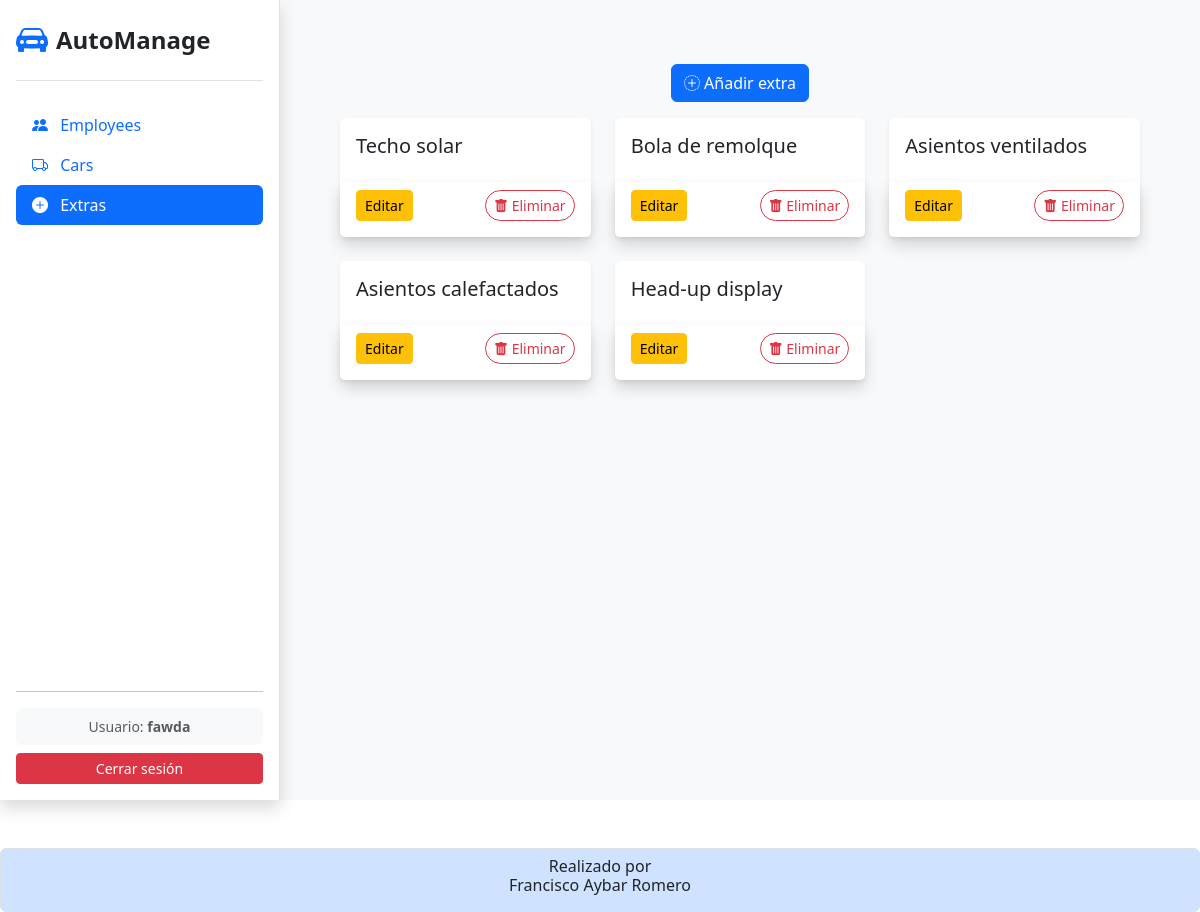
The app's page /extras/ (signed in), older data.
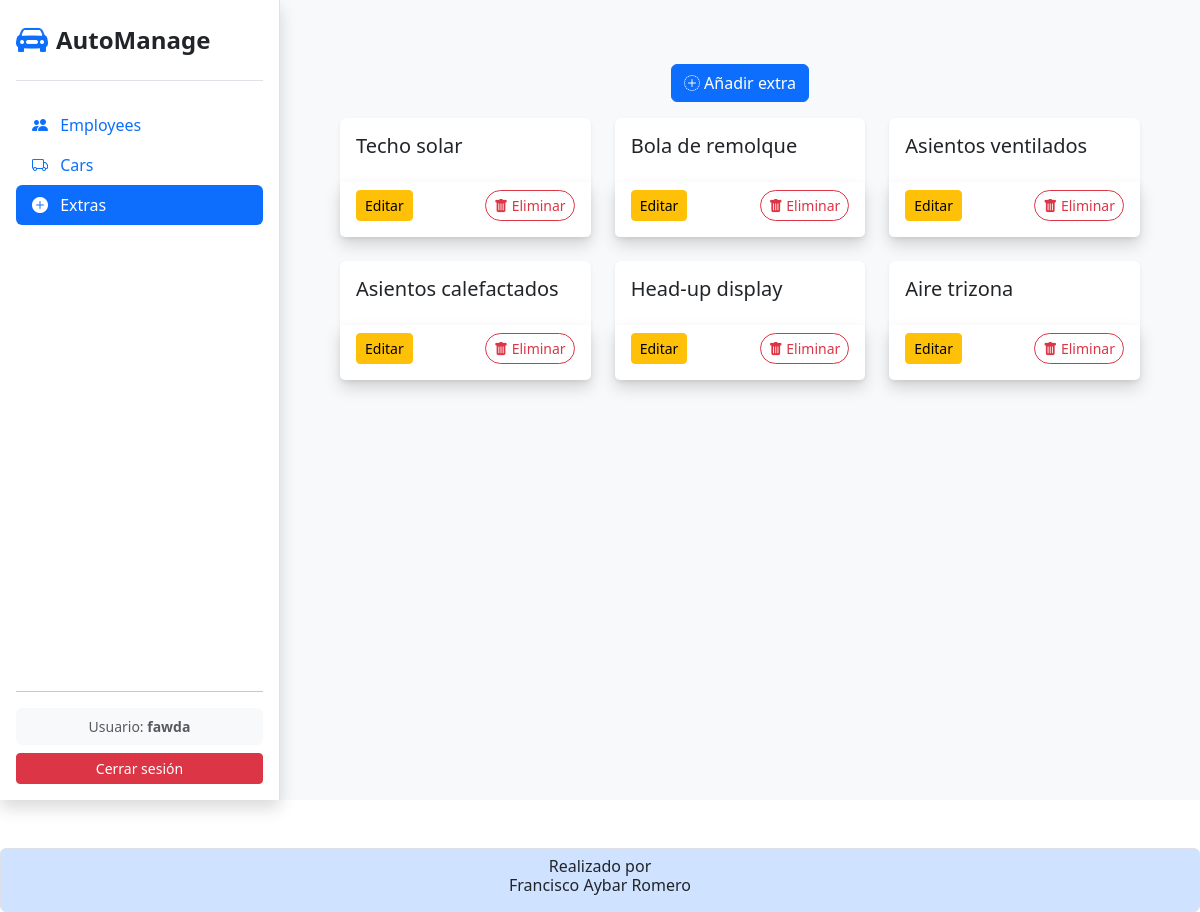
The same page, newer data.
### app_agencia_coches/models.py (models this page shows)
class Extra(models.Model):
    nombre = models.CharField(
        max_length = 100,
        default = ''
    )
    def __str__(self):
        return self.nombre

### app_agencia_coches/views.py (the view)
# urls.py: path('extras/', views.extras, name='extras'),
@login_required
def extras (request):
    extras = Extra.objects.all()
    return render(request, 'extras/extras.html', {'extras':extras})

### app_agencia_coches/templates/extras/extras.html (shortened to what this page needs)
{%extends 'index.html'%}
{%block content%}
<div class="container">
    <div class="my-3 d-flex justify-content-center">
        <a href="{% url 'extras_create' %}" class="btn btn-primary">
            <i class="bi bi-plus-circle-dotted"></i>
            Añadir extra
        </a>
    </div>
    <div class="row row-cols-1 row-cols-md-2 row-cols-lg-3 g-4">
        {% for extra in extras %}
            <div class="col">
                <div class="card h-100 shadow-sm border-0 card-hover">
                    <div class="card-body">
                        <h5 class="card-title">{{ extra }}</h5>
                    </div>
                    <div class="card-footer bg-white d-flex justify-content-between border-0 pb-3 shadow">
                        <a href="{% url 'extras_edit' extra.id %}" class="btn btn-sm btn-warning">
                            Editar
                        </a>
                        <button type="button" class="btn btn-outline-danger btn-sm rounded-pill" data-bs-toggle="modal" data-bs-target="#deleteExtraModal{{ extra.id }}">
                            <i class="bi bi-trash-fill"></i>
                            Eliminar
                        </button>
                    </div>
                </div>
            </div>
        {% endfor %}
    </div>
</div>
{%endblock content%}

Row changes from the older to the newer data that the page shows:
added Extra: nombre "Aire trizona"
